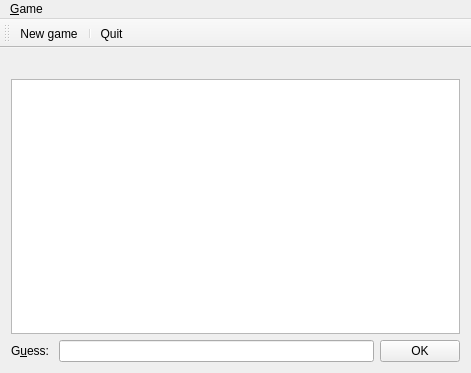
<?xml version="1.0" encoding="UTF-8"?>
<ui version="4.0">
 <class>MainWindow</class>
 <widget class="QMainWindow" name="MainWindow">
  <property name="geometry">
   <rect>
    <x>0</x>
    <y>0</y>
    <width>471</width>
    <height>373</height>
   </rect>
  </property>
  <property name="windowTitle">
   <string>Weight Quiz</string>
  </property>
  <widget class="QWidget" name="centralWidget">
   <layout class="QVBoxLayout" name="verticalLayout">
    <item>
     <widget class="QLabel" name="label_imgName">
      <property name="font">
       <font>
        <weight>75</weight>
        <bold>true</bold>
       </font>
      </property>
      <property name="text">
       <string>&lt;name&gt;</string>
      </property>
     </widget>
    </item>
    <item>
     <widget class="QGraphicsView" name="graphicsView"/>
    </item>
    <item>
     <layout class="QHBoxLayout" name="horizontalLayout">
      <item>
       <widget class="QLabel" name="label_guess">
        <property name="text">
         <string>G&amp;uess: </string>
        </property>
        <property name="buddy">
         <cstring>lineEdit_guess</cstring>
        </property>
       </widget>
      </item>
      <item>
       <widget class="QLineEdit" name="lineEdit_guess"/>
      </item>
      <item>
       <widget class="QPushButton" name="pushButton_ok">
        <property name="text">
         <string>OK</string>
        </property>
       </widget>
      </item>
     </layout>
    </item>
   </layout>
  </widget>
  <widget class="QMenuBar" name="menuBar">
   <property name="geometry">
    <rect>
     <x>0</x>
     <y>0</y>
     <width>471</width>
     <height>27</height>
    </rect>
   </property>
   <widget class="QMenu" name="menuGame">
    <property name="title">
     <string>&amp;Game</string>
    </property>
    <addaction name="actionNew_game"/>
    <addaction name="separator"/>
    <addaction name="actionQuit"/>
   </widget>
   <addaction name="menuGame"/>
  </widget>
  <widget class="QToolBar" name="mainToolBar">
   <attribute name="toolBarArea">
    <enum>TopToolBarArea</enum>
   </attribute>
   <attribute name="toolBarBreak">
    <bool>false</bool>
   </attribute>
   <addaction name="actionNew_game"/>
   <addaction name="separator"/>
   <addaction name="actionQuit"/>
  </widget>
  <action name="actionQuit">
   <property name="icon">
    <iconset resource="resource.qrc">
     <normaloff>:/application-exit.svg</normaloff>:/application-exit.svg</iconset>
   </property>
   <property name="text">
    <string>Quit</string>
   </property>
   <property name="toolTip">
    <string>Exit the programm</string>
   </property>
   <property name="shortcut">
    <string>Ctrl+Q</string>
   </property>
  </action>
  <action name="actionNew_game">
   <property name="icon">
    <iconset resource="resource.qrc">
     <normaloff>:/game-new.svg</normaloff>:/game-new.svg</iconset>
   </property>
   <property name="text">
    <string>New game</string>
   </property>
   <property name="toolTip">
    <string>Start a new game</string>
   </property>
   <property name="shortcut">
    <string>Ctrl+N</string>
   </property>
  </action>
 </widget>
 <layoutdefault spacing="6" margin="11"/>
 <resources>
  <include location="resource.qrc"/>
 </resources>
 <connections>
  <connection>
   <sender>lineEdit_guess</sender>
   <signal>textChanged(QString)</signal>
   <receiver>MainWindow</receiver>
   <slot>updateOKButtonState()</slot>
   <hints>
    <hint type="sourcelabel">
     <x>293</x>
     <y>341</y>
    </hint>
    <hint type="destinationlabel">
     <x>296</x>
     <y>367</y>
    </hint>
   </hints>
  </connection>
  <connection>
   <sender>lineEdit_guess</sender>
   <signal>returnPressed()</signal>
   <receiver>pushButton_ok</receiver>
   <slot>click()</slot>
   <hints>
    <hint type="sourcelabel">
     <x>339</x>
     <y>345</y>
    </hint>
    <hint type="destinationlabel">
     <x>392</x>
     <y>344</y>
    </hint>
   </hints>
  </connection>
 </connections>
 <slots>
  <slot>updateOKButtonState()</slot>
 </slots>
</ui>
